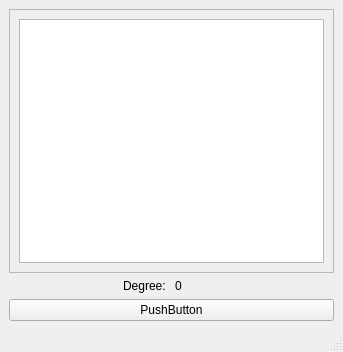
<?xml version="1.0" encoding="UTF-8"?>
<ui version="4.0">
 <class>QompassWindow</class>
 <widget class="QMainWindow" name="QompassWindow">
  <property name="geometry">
   <rect>
    <x>0</x>
    <y>0</y>
    <width>343</width>
    <height>352</height>
   </rect>
  </property>
  <property name="windowTitle">
   <string>MainWindow</string>
  </property>
  <widget class="QWidget" name="centralwidget">
   <layout class="QVBoxLayout" name="verticalLayout_2">
    <item>
     <layout class="QVBoxLayout" name="verticalLayout">
      <item>
       <layout class="QHBoxLayout" name="horizontalLayout_2">
        <item>
         <widget class="QScrollArea" name="scrollArea">
          <property name="widgetResizable">
           <bool>true</bool>
          </property>
          <widget class="QWidget" name="scrollAreaWidgetContents">
           <property name="geometry">
            <rect>
             <x>0</x>
             <y>0</y>
             <width>319</width>
             <height>225</height>
            </rect>
           </property>
           <layout class="QGridLayout" name="gridLayout">
            <item row="1" column="0">
             <widget class="QGraphicsView" name="GV_Qompass"/>
            </item>
           </layout>
          </widget>
         </widget>
        </item>
       </layout>
      </item>
      <item>
       <layout class="QHBoxLayout" name="horizontalLayout">
        <item>
         <widget class="QLabel" name="label">
          <property name="text">
           <string>Degree: </string>
          </property>
          <property name="alignment">
           <set>Qt::AlignRight|Qt::AlignTrailing|Qt::AlignVCenter</set>
          </property>
         </widget>
        </item>
        <item>
         <widget class="QLabel" name="Lbl_Degree">
          <property name="text">
           <string>0</string>
          </property>
         </widget>
        </item>
       </layout>
      </item>
      <item>
       <layout class="QHBoxLayout" name="horizontalLayout_3">
        <item>
         <widget class="QPushButton" name="pushButton">
          <property name="text">
           <string>PushButton</string>
          </property>
         </widget>
        </item>
       </layout>
      </item>
     </layout>
    </item>
   </layout>
  </widget>
  <widget class="QMenuBar" name="menubar">
   <property name="geometry">
    <rect>
     <x>0</x>
     <y>0</y>
     <width>343</width>
     <height>23</height>
    </rect>
   </property>
  </widget>
  <widget class="QStatusBar" name="statusbar"/>
 </widget>
 <resources/>
 <connections/>
</ui>
